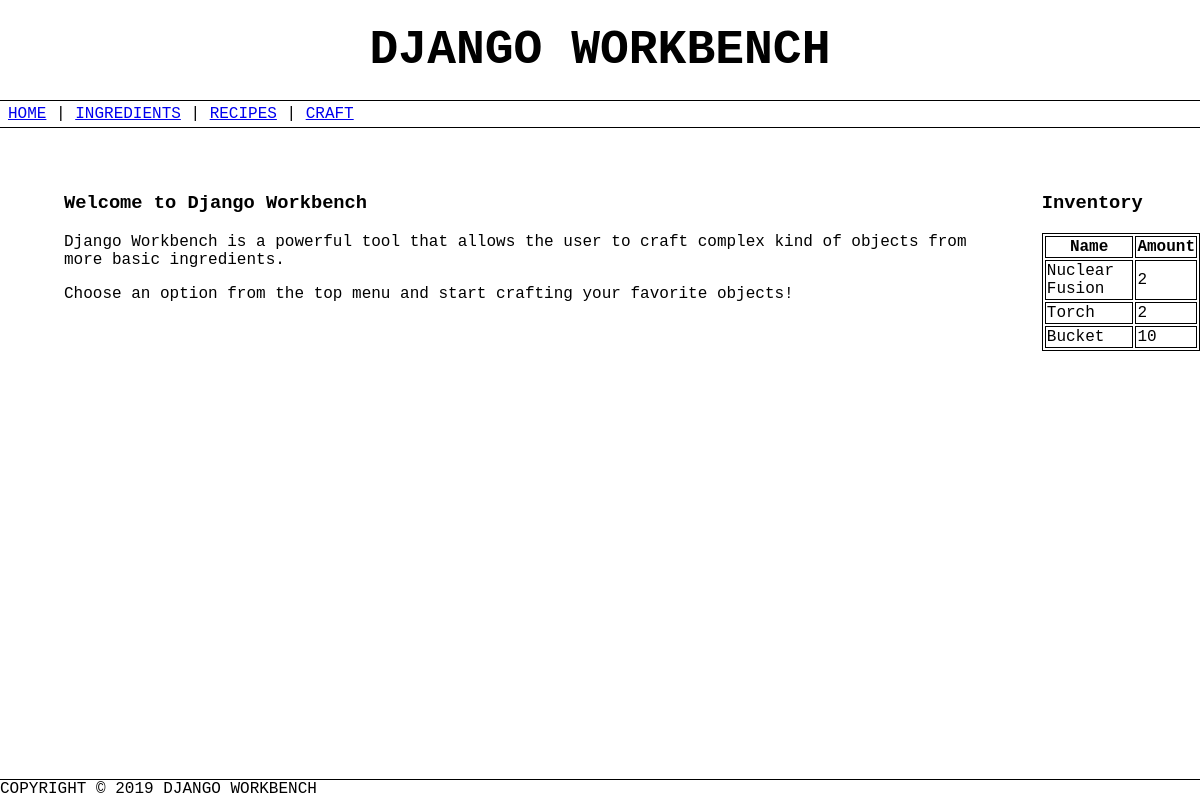
/workbench/, run on an earlier commit of the app's database.
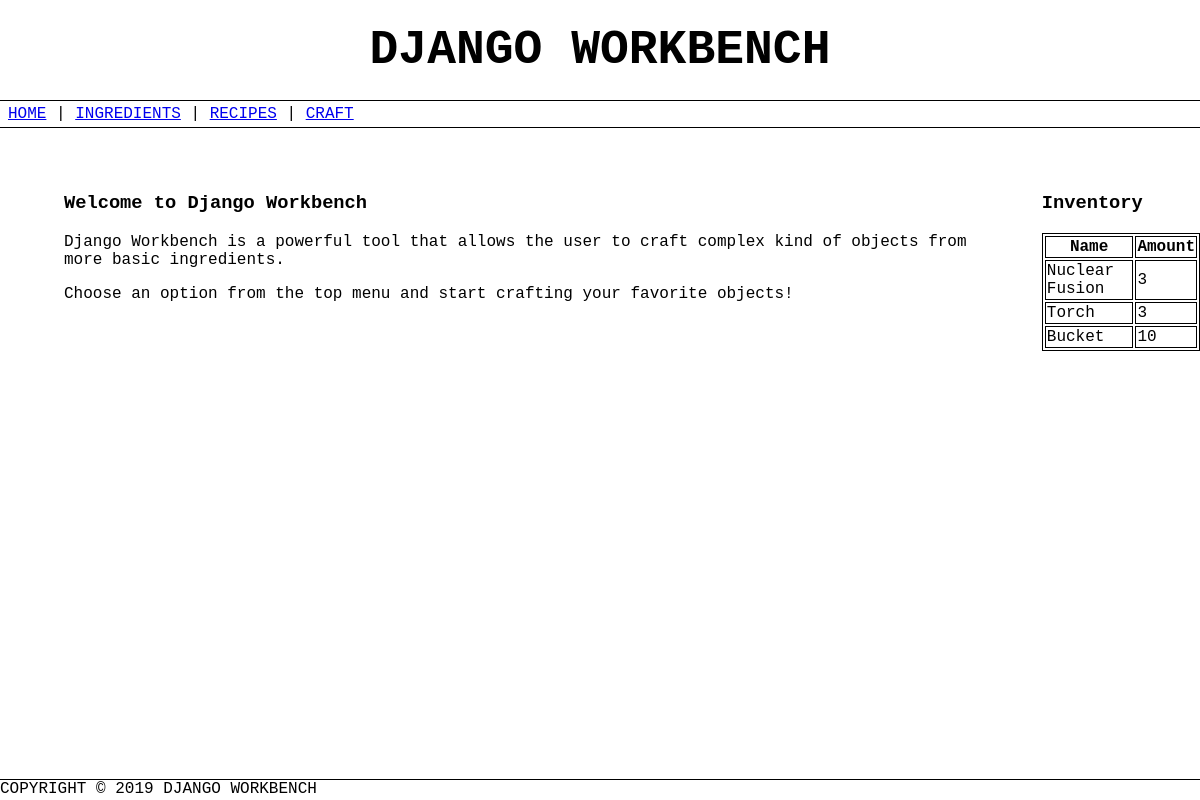
And on a later commit of the database.
### WorkbenchApp/models.py (models this page shows)
class Inventory(models.Model):
    recipe = models.OneToOneField(Recipe, on_delete=models.CASCADE, unique=True)
    name = models.CharField(max_length=100)
    amount = models.IntegerField(default=0)

### WorkbenchApp/views.py (the view)
# urls.py: path('', views.index, name='index'),
def index(request):
    context = {
        'list': Inventory.objects.all()
    }
    return render(request, 'home/home.html', context)

### WorkbenchApp/templates/home/home.html (shortened to what this page needs)
{% extends "../base.html" %}
{% load static %}
{% block currentstyle %}
    <link rel="stylesheet" href="{% static 'css/home.css' %}">
{% endblock %}
{% block content %}
    <div style="display:flex;">
        <div>
            <div class="wb-home-section">
                <h3>Welcome to Django Workbench</h4>
                <p>
                    Django Workbench is a powerful tool that allows the user to craft complex kind
                    of objects from more basic ingredients.
                </p>
                <p>
                    Choose an option from the top menu and start crafting your favorite objects!
                </p>
            </div>
        </div>
        <div>
            <div class="wb-home-section">
                <h3>Inventory</h4>
                <table class = "wb-home-table">
                    <tr>
                        <th>Name</th>
                        <th>Amount</th>
                    </tr>
                    {% for object in list %}
                    <tr>
                        <td><span>{{ object.name }}</span></td>
                        <td><span>{{ object.amount }}</span></td>
                    </tr>
                    {% endfor %}
                </table>
            </div>
        </div>
    </div>
{% endblock %}

What changed in the data, as far as the page shows it:
changed Inventory "Nuclear Fusion": amount "2" → "3"
changed Inventory "Torch": amount "2" → "3"
